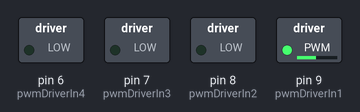
Recording of a sketch running on a simulated Arduino Uno, built with avr-gcc and run on an emulated ATmega328P. Parts: switched loads named in the sketch (green lamp = pin HIGH). What the sketch prints to the serial monitor is not drawn.

Above: at 0.1 s.
Timing chart, 0 to 1.6 s (numbered marks = the images above):
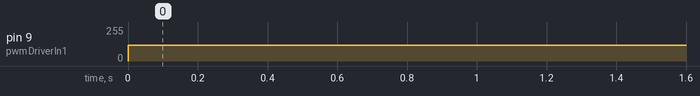

Measured:
- by itself, pin 9 (pwmDriverIn1): 0/255 → 120/255 at 0.00 s

The sketch:

MotorDriver_MC33886.ino
```cpp
/*
 Name:		MotorDriver_MC33886.ino
 Created:	2/9/2017 2:52:46 PM
 Author:	Raphi

/*---------- || PIN || ----------*/
const byte adcPoti_1 = 3;

const byte pwmDriverIn4 = 6;
const byte pwmDriverIn3 = 7;
const byte pwmDriverIn2 = 8;
const byte pwmDriverIn1 = 9;

//byte pwmDriverInVal1 = 0;
//byte pwmDriverInVal2 = 0;


/*---------- || Values || ----------*/
int valuePoti_1 = 0;	// adc value between 0 and 1023 (change with analogReference)
//boolean state = 0;

typedef enum {
	FORWARD,
	BACKWARD,
	STOP
}direction_t;

typedef struct {
	int valuePwm = 0;
	direction_t direction = STOP;
}driver_t;

driver_t driverLeft;
driver_t driverRight;

/*---------- || Function || ----------*/
void initDriver();
void driver(driver_t *driver, byte driverInA, byte driverInB, int value);

/*---------- || Init - Driver || ----------*/
void initDriver() {
	pinMode(pwmDriverIn1, OUTPUT);
	pinMode(pwmDriverIn2, OUTPUT);
	pinMode(pwmDriverIn3, OUTPUT);
	pinMode(pwmDriverIn4, OUTPUT);
}

//void driver(driver_t driver,byte DriverInA,byte DriverInB) {
void driver(driver_t *driver,byte driverInA,byte driverInB,int value) {
	switch (driver->direction) {
	case FORWARD:
		analogWrite(driverInA, value);
		analogWrite(driverInB, 0);
		break;
	default:
		break;
	}
}


// the setup function runs once when you press reset or power the board
/*---------- || Init || ----------*/
void setup() {
	Serial.begin(9600);
	Serial.println("Start...");

	//initPin();
	initDriver();

}

// the loop function runs over and over again until power down or reset
void loop() {
	driverLeft.direction = FORWARD;
	driverRight.direction = FORWARD;
	//----- HARDCODING -----
	//valuePoti_1 = analogRead(adcPoti_1);
	//valuePwm = valuePoti_1 / 4;		// analogRead (0...1023) and analogWrite (0...255

	driverLeft.valuePwm = 60;
	driverRight.valuePwm = 120;

	driver(&driverLeft, pwmDriverIn3, pwmDriverIn4, driverLeft.valuePwm);
	driver(&driverRight, pwmDriverIn1, pwmDriverIn2, driverRight.valuePwm);

	//-----
	/*
	switch (driverLeft.direction) {
		case FORWARD:
			analogWrite(pwmDriverIn1, valuePwm);analogWrite(pwmDriverIn2, 0);
			analogWrite(pwmDriverIn3, valuePwm);analogWrite(pwmDriverIn4, 0);
			//driverLeft.direction = STOP;
			break;
		case BACKWARD:
			analogWrite(pwmDriverIn1, 0);
			analogWrite(pwmDriverIn2, valuePwm);
			//driverLeft.direction = STOP;
			break;
		case STOP:
			analogWrite(pwmDriverIn1, 0);
			analogWrite(pwmDriverIn2, 0);
			// Change direction
			if (state) {
				//driverLeft.direction = FORWARD;
			}
			else {
				//driverLeft.direction = BACKWARD;
			}
			state = !state;
			break;
		default:
			break;
	}
	*/
	delay(1000);
}
```
